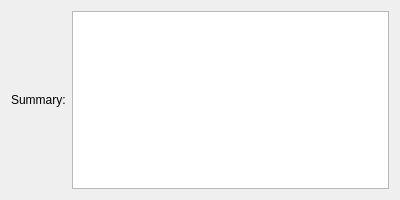
<?xml version="1.0" encoding="UTF-8"?>
<ui version="4.0">
 <class>WizardPage</class>
 <widget class="QWizardPage" name="WizardPage">
  <property name="geometry">
   <rect>
    <x>0</x>
    <y>0</y>
    <width>400</width>
    <height>200</height>
   </rect>
  </property>
  <property name="windowTitle">
   <string>Bill wizard</string>
  </property>
  <layout class="QHBoxLayout" name="horizontalLayout">
   <item>
    <widget class="QLabel" name="label">
     <property name="text">
      <string>Summary:</string>
     </property>
    </widget>
   </item>
   <item>
    <widget class="QTextBrowser" name="textBrowser"/>
   </item>
  </layout>
 </widget>
 <resources/>
 <connections/>
</ui>
